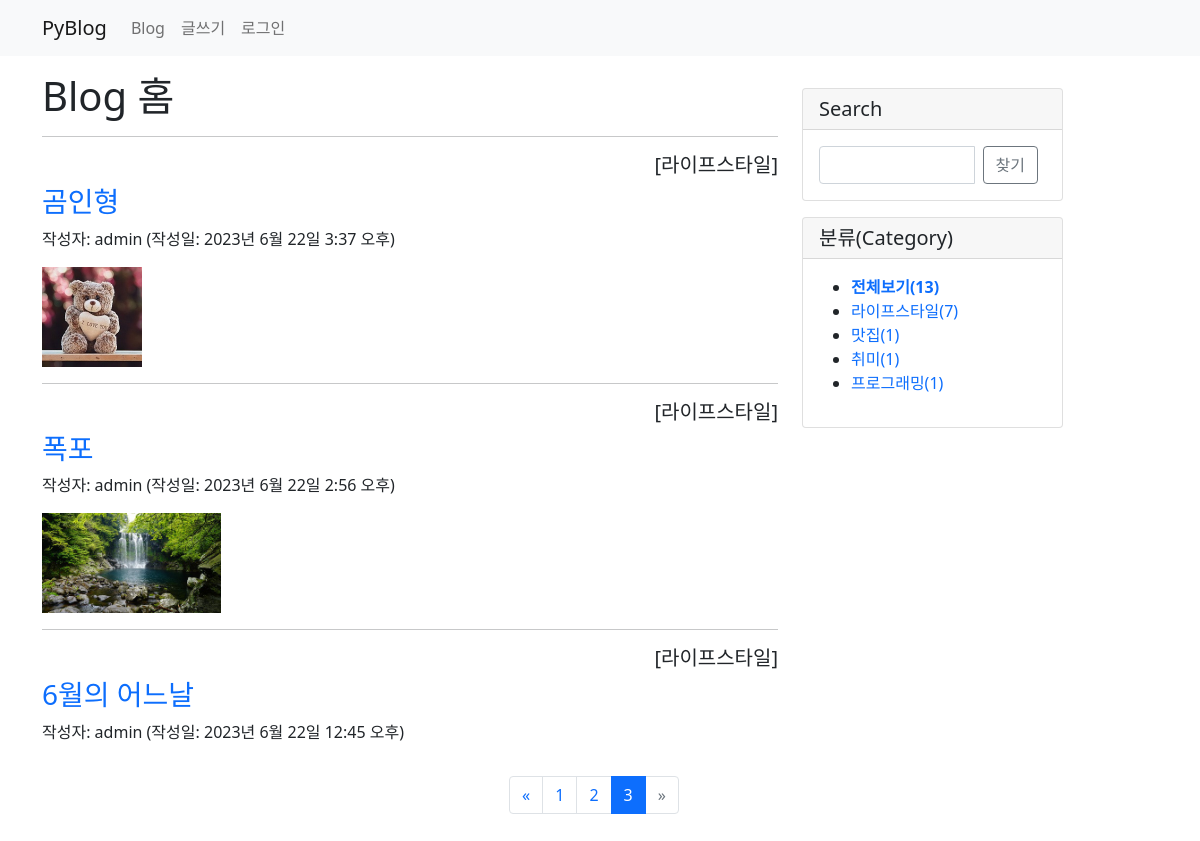
Page /blog/?page=3 on the committed database.
### blog/models.py (models this page shows, shortened)
class Post(models.Model):
    author = models.ForeignKey(User, on_delete=models.CASCADE)  # 글쓴이   # import
    title = models.CharField(max_length=100)    # 제목
    content = models.TextField()                # 내용
    pub_date = models.DateTimeField()           # 발행일
    modify_date = models.DateTimeField(null=True, blank=True)   # 입력 폼이 비어도 됨
    photo = models.ImageField(upload_to='blog/images/%Y/%m/%d/',    # 저장될 위치지정. 날짜별로 소문자 m이어야 달(월)
                              null=True, blank=True)    # null 허용, 파일 첨부 X일 수 있음
    file = models.FileField(upload_to='blog/files/%Y/%m/%d/',   # 파일 첨부 필드
                            null=True, blank=True)
    category = models.ForeignKey(Category, null=True, blank=True,   # 카테고리를 외래키로. 이래서 카테고리를 더 위에 적어야 함
                                 on_delete=models.SET_NULL)     # 카테고리가 삭제되어도 Null이 될 뿐 삭제되지는 않음

class Category(models.Model):
    name = models.CharField(max_length=50, unique=True)
    slug = models.SlugField(max_length=200, unique=True, allow_unicode=True)
    def __str__(self):
        return self.name
    def get_absolute_url(self):
        return reverse('blog:category_page', args=[self.slug])  # import django
    class Meta:
        ordering = ['name']     # 이름순 정렬
        verbose_name = 'category'
        verbose_name_plural = 'categories'  # 여러개일때는 문법적으로 복수형으로, 안붙이면 그냥 categorys가 됨

### blog/views.py (the view)
# urls.py: path('', views.post_list, name='post_list'),        # 목록       # import path django
def post_list(request):
    post_list = Post.objects.order_by('-pub_date')  # 생성일 기준 내림차순 정렬
    categories = Category.objects.all()     # 카테고리 추가
    total_post = len(post_list)
    kw = request.GET.get('kw', '')  # 입력폼에서 넘어온 키워드
    if kw:
        post_list = post_list.filter(
            Q(title__icontains=kw) |    # 제목 검색
            Q(content__icontains=kw) |  # 내용 검색
            Q(author__username__icontains=kw)   # 글쓴이 검색
        ).distinct()
    page = request.GET.get('page', 1)
    paginator = Paginator(post_list, 5)     # 페이지당 포스트 개수 - 5   # import
    page_obj = paginator.get_page(page)
    context = {'post_list': page_obj, 'categories': categories, 'total_post': total_post, 'kw': kw, }
    return render(request, 'blog/post_list.html', context)

### templates/blog/post_list.html (shortened to what this page needs)
{% extends 'base.html' %}
{% block content %}
            <h1>Blog 홈</h1>
            {% if post_list %}
                {% for post in post_list %}
                    <hr>
                    {% if post.category %}
                    <h5 class="text-end">[{{ post.category }}]</h5>
                    {% endif %}
                    <h3>
                        <a href="{% url 'blog:detail' post.id %}">{{ post.title }}</a>
                    </h3>
                    <p>작성자: {{ post.author }} (작성일: {{ post.pub_date }})
                    </p>
                    {% if post.photo %}
                    <img src="{{ post.photo.url }}" style="height: 100px;">
                    {% endif %}
                {% endfor %}
            {% else %}
            <p>포스트가 없습니다.</p>
            {% endif %}
{% endblock %}

### templates/base.html (shortened to what this page needs)
<!DOCTYPE html>
<html lang="ko">
{% load static %}
<head>
    <link rel="stylesheet" href="{% static 'blog/css/bootstrap.css' %}">
    <link rel="stylesheet" href="{% static 'blog/css/style.css' %}">
</head>
<body>
{% include 'navbar.html' %}
<div class="container my-3">
    <div class="row">
        {% if total_post %}
        <div class="col-8">
        {% endif %}
{% block content %}
{% endblock %}
        </div>
        {% if total_post %}
        <div class="col-4 col-lg-3">
            <div class="card my-3">
                <h5 class="card-header">Search</h5>
                <div class="card-body">
                    <div class="input-group">
                        <input type="text" class="kw form-control" value="{{ kw }}">
                        <div class="input-group-append mx-2">
                            <button type="button" id="btn_search"
                                    class="btn btn-outline-secondary">찾기</button>
                        </div>
                    </div>
                </div>
            </div>
            <div class="card my-3">
            <h5 class="card-header">분류(Category)</h5>
                <div class="card-body">
                    <ul>
                        <li><a href="{% url 'blog:post_list' %}">
                            {% if not current_category %}
                            <b>전체보기({{ total_post }})</b>
                            {% else %}
                            전체보기({{ total_post }})
                            {% endif %}
                        </a></li>
                        {% for category in categories %}
                            {% if current_category.slug == category.slug %}
                            <li style="background: #ff0">
                                <a href="{{ category.get_absolute_url }}">
                                    {{ category.name }}({{ category.post_set.count }})
                                </a>
                            </li>
                            {% else %}
                            <li>
                                <a href="{{ category.get_absolute_url }}">
                                    {{ category.name }}({{ category.post_set.count }})
                                </a>
                            </li>
                            {% endif %}
                        {% endfor %}
                    </ul>
                </div>
            </div>
        </div>
        {% endif %}
    </div>
    {% if total_post %}
    <div class="row my-3">
        <ul class="pagination justify-content-center">
            {% if post_list.has_previous %}
            <li class="page-item">
                <a class="page-link" href="?page={{ post_list.previous_page_number }}">
                    &laquo;
                </a>
            </li>
            {% endif %}
            {% for page_number in post_list.paginator.page_range %}
                {% if page_number == post_list.number %}
                <li class="page-item active">
                    <a class="page-link" href="?page={{ page_number }}">
                        {{ page_number }}
                    </a>
                </li>
                {% else %}
                <li class="page-item">
                    <a class="page-link" href="?page={{ page_number }}">
                        {{ page_number }}
                    </a>
                </li>
                {% endif %}
            {% endfor %}
            {% if post_list.has_next %}
            <li class="page-item">
                <a class="page-link" href="?page={{ post_list.next_page_number }}">
                    &raquo;
                </a>
            </li>
            {% else %}
            <li class="page-item disabled">
                <a class="page-link" href="">
                    &raquo;
                </a>
            </li>
            {% endif %}
        </ul>
    </div>
    {% endif %}
</div>
</body>
</html>

### static/blog/css/style.css (style rules this page uses)
a { text-decoration: none; }

### rows in the picture
Post: category "라이프스타일", title "곰인형", author "admin", pub_date "2023년 6월 22일 3:37 오후", photo (picture)
Post: category "라이프스타일", title "폭포", author "admin", pub_date "2023년 6월 22일 2:56 오후", photo (picture)
Post: category "라이프스타일", title "6월의 어느날", author "admin", pub_date "2023년 6월 22일 12:45 오후"
Category: name "라이프스타일", post_set.count "7"
Category: name "맛집", post_set.count "1"
Category: name "취미", post_set.count "1"
Category: name "프로그래밍", post_set.count "1"

### other values in the picture
{{ total_post }} "13"
{{ page_number }} "1" "2"
{{ page_number }} "3"
